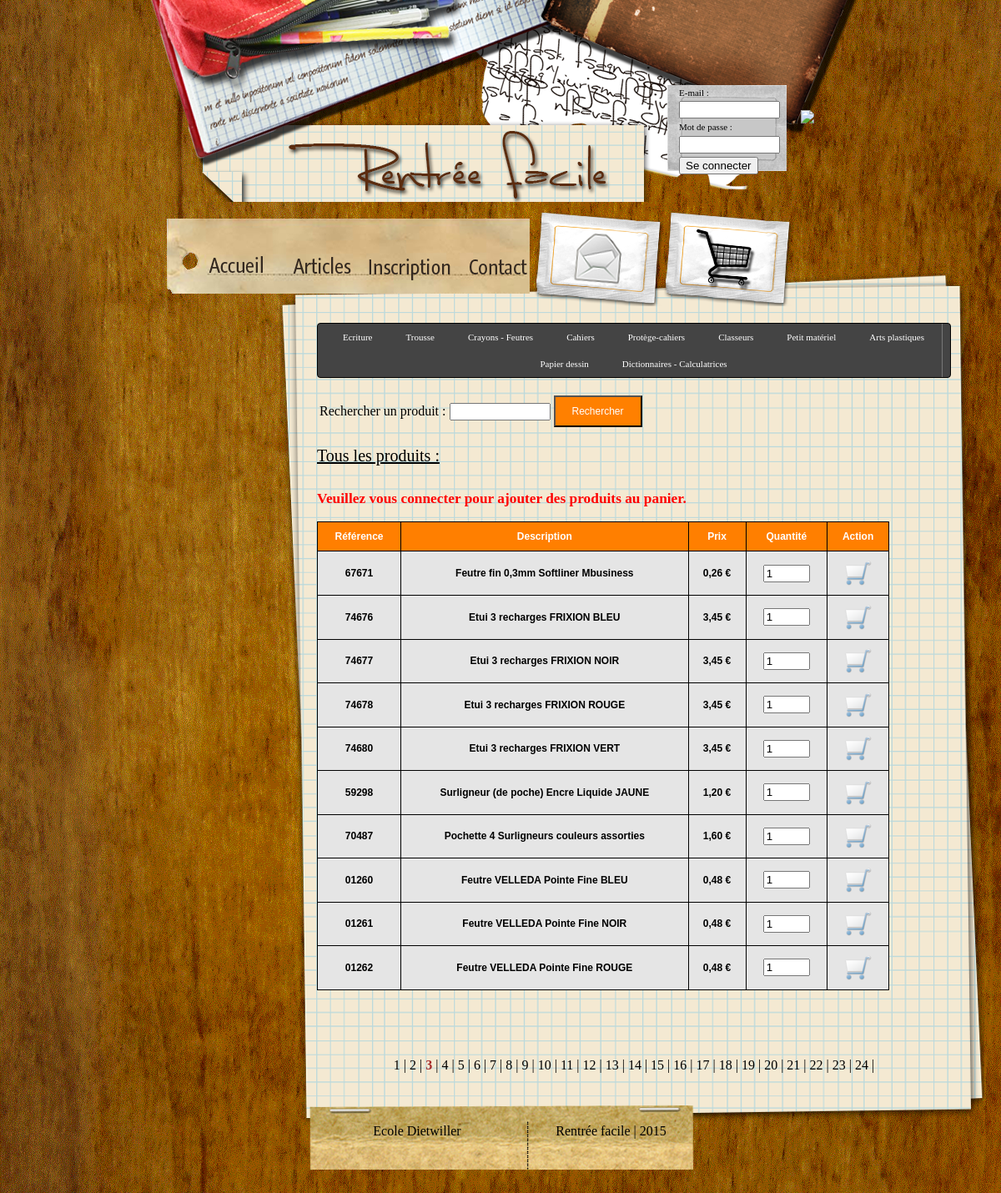
The page /fournitures/index.php?page=3 on the database its author committed.
### tables this page shows
CREATE TABLE Materiel(
	id_mat INT AUTO_INCREMENT NOT NULL,
	ref_mat VARCHAR(20) NOT NULL,
	desc_mat VARCHAR(50),
	prix_mat numeric(5,2),
	id_scat INT NOT NULL,
	PRIMARY KEY (id_mat),
	FOREIGN KEY (id_scat) REFERENCES Sous_categorie (id_scat)
);

### lib/lib_db.class.php (called while the page is built, shortened)
<?php
class DB_connection
{
	private $_connection;
	private $_result;
	public function DB_connection()
	{
		$this->_hostname = HOST;
		$this->_username = USER;
		$this->_password = PASS;
		$this->_database = DB;
		$this->_connection = @mysqli_connect($this->_hostname, $this->_username, $this->_password, $this->_database) or die ("Erreur de connexion &acirc; la base. ".mysql_error());
	}
	public function DB_query($requete)
	{
		$this->_result = @mysqli_query($this->_connection, $requete) or die ("Probl&egrave;me dans l'ex&eacute;cution de la requ&ecirc;te : $requete. ".mysql_error());
		return $this->_result;
	}
	public function DB_object()
	{
		$this->_row = @mysqli_fetch_object($this->_result);
		return $this->_row;
	}
	public function DB_count()
	{
		$this->_row = @mysqli_num_rows($this->_result);
		return $this->_row;
	}
}
?>

### inc/url.inc.php (called while the page is built)
<?php
function recuperer_url()
{
    $url=explode('/', $_SERVER['REQUEST_URI']);
	return $url;
}
?>

### lib/lib_fournitures.php (the view, shortened to what this page needs)
<?php
function afficherFournitures($panier, $rubrique="", $srubrique="", $recherche="")
{
	$db = new DB_connection();
	$query = 'SELECT jma FROM Date_limite';
	$db->DB_query($query);
	$now = Date("Y-m-d");
	$jma = Date("Y-m-d");
	if($db->DB_count() > 0)
	{
		if($date = $db->DB_object())
		{
			$now = new DateTime($now);
			$now = $now->format('Ymd');
			$jma = new DateTime($date->jma);
			$jma = $jma->format('Ymd');
		}
	}
	if(!empty($recherche))
	{
		$requete = 'SELECT ref_mat, desc_mat, prix_mat FROM Materiel WHERE desc_mat LIKE \'%'.$recherche.'%\' OR ref_mat = \''.$recherche.'\'';
	}
	else
	{
		$requete = 'SELECT m.ref_mat, m.desc_mat, m.prix_mat, sc.categorie, sc.scat FROM Materiel as m, Sous_categorie as sc WHERE m.id_scat = sc.id_scat';
	}
	$db->DB_query($requete);
	$nb_elems = 10;
	$nb_pages = ceil($db->DB_count() / $nb_elems);
	if(!empty($_GET["page"]))
	{
		$page = intval(htmlentities($_GET["page"], ENT_QUOTES));
	}
	else
		$page = 1;
	$debut = ($page - 1) * $nb_elems;
	$requete .= ' LIMIT '.$debut.', '.$nb_elems.'';
	echo "<div id=\"produits\">";
	if(isset($_SESSION["id_parent"]))
	{
		if($now < $jma)
		{
			if(isset($_GET["ref"]))
			{
				$requete2 = 'SELECT ref_mat FROM Materiel WHERE ref_mat = "'.$db->quote($_GET["ref"]).'"';
				$db->DB_query($requete2);
				if($db->DB_count() > 0)
				{
					$str = "L'article ".htmlentities($_GET["ref"], ENT_QUOTES)." a été ajouté au <a href=\"../panier\">panier</a>";
					if(isset($_GET["qte"]))
					{
						$s = htmlentities($_GET["qte"], ENT_QUOTES) > 1 ? "s" : "";
						$str .= " en ".htmlentities($_GET["qte"], ENT_QUOTES)." exemplaire".$s."&nbsp;";
					}
					echo "<span style=\"color:green; font-size:13pt\"><p><strong>$str</strong><img src=\"../../img/icon_OK.png\"></p></span>";
				}
			}
		}
		else
		{
			echo "<span style=\"color:red; font-size:13pt\"><p><strong>La date limite de commande est passée.</strong></p></span>";
		}
	}
	else
	{
		echo "<span style=\"color:red; font-size:13pt\"><p><strong>Veuillez vous connecter pour ajouter des produits au panier.</strong></p></span>";
	}
	$db->DB_query($requete);
	if($db->DB_count() > 0)
	{
		echo "<div class=\"liste\">";
		echo "<table>
				<tr>
					<td>Référence</td>
					<td>Description</td>
					<td>Prix</td>
					<td>Quantité</td>
					<td>Action</td>
				</tr>";
		while($mat = $db->DB_object())
		{
			echo "<form method=\"get\" action=\"\">";
			$tr = "<tr>";
			echo $tr;
				echo "<td>".$mat->ref_mat."</td>
				<td>".$mat->desc_mat."</td>
				<td>".number_format($mat->prix_mat, 2, ',', ' ')." €</td>";
				$td = "<td><input type=\"number\" name=\"qte\" value=\"1\" size=\"1\" min=\"1\" max=\"20\"></td>";
				echo $td;
				echo "<td><input type=\"submit\" title=\"Ajouter au panier\" value=\"\" class=\"ajPanier\"></td>";
				echo "</tr>";
				echo "</form>";
		}
		echo "</table>";
	}
	else
	{
		echo "<p>Aucun produit trouvé.</p>";
	}
	echo "</div></div>";
	echo "<div id=\"pages\">";
	$chemin = explode('/', recuperer_url()[4])[0];
	$script = explode('?', $chemin)[0];
	if($nb_pages > 1)
	{
		for($i=1; $i <= $nb_pages; ++$i)
		{
			if($page == $i)
				echo "<span style=\"font-weight:bold; color:brown\">".$i."</span> | ";
			else
			{
				if(aucun_arg($chemin))
					echo "<a href=".formater_url($script, urlencode($rubrique), urlencode($srubrique), urlencode($recherche))."?page=".$i.">".$i."</a>";
				else
					echo "<a href=".formater_url($script, urlencode($rubrique), urlencode($srubrique), urlencode($recherche))."&amp;page=".$i.">".$i."</a>";
				echo " | ";
			}
		}
	}
	echo "</div>";
}
function aucun_arg($url)
{
	if(!isset($_GET["cat"]) && !isset($_GET["scat"]) && !isset($_GET["find"]))
	{
		return true;
	}
}
function formater_url($script, $cat, $scat, $find)
{
	$str = $script;
	return $str;
}
?>

### css/style.css (style rules this page uses)
body { background-image:url(../img/background.gif) ; margin:0px 15% 10px 15%; }
#pages { text-align:center; }
#pages a:link, #pages a:visited { color:black; text-decoration:none; }
#produits { margin-top:30px; min-height:680px; }
.ajPanier { background:url(../img/panier.png); width:32px; height:32px; cursor:pointer; border:0; }
.liste { margin:0px;padding:0px; width:90%; border:1px solid #000000; -moz-border-radius-bottomleft:0px; -webkit-border-bottom-left-radius:0px; border-bottom-left-radius:0px; -moz-border-radius-bottomright:0px; -webkit-border-bottom-right-radius:0px; border-bottom-right-radius:0px; -moz-border-radius-topright:0px; -webkit-border-top-right-radius:0px; border-top-right-radius:0px; -moz-border-radius-topleft:0px; -webkit-border-top-left-radius:0px; border-top-left-radius:0px; }
.liste table { border-collapse: collapse; border-spacing: 0; width:100%; height:100%; margin:0px;padding:0px; }
.liste table tr:first-child td:first-child { -moz-border-radius-topleft:0px; -webkit-border-top-left-radius:0px; border-top-left-radius:0px; }
.liste table tr:first-child td:last-child { -moz-border-radius-topright:0px; -webkit-border-top-right-radius:0px; border-top-right-radius:0px; }
.liste td { vertical-align:middle; background-color:#e5e5e5; border:1px solid #000000; border-width:0px 1px 1px 0px; text-align:center; padding:10px; font-size:12px; font-family:Arial; font-weight:bold; color:#000000; }
.liste tr td:last-child { border-width:0px 0px 1px 0px; }
.liste tr:first-child td { background:-o-linear-gradient(bottom, #ff7f00 5%, #ff7f00 100%); background:-webkit-gradient( linear, left top, left bottom, color-stop(0.05, #ff7f00), color-stop(1, #ff7f00) ); background:-moz-linear-gradient( center top, #ff7f00 5%, #ff7f00 100% ); filter:progid:DXImageTransform.Microsoft.gradient(startColorstr="#ff7f00", endColorstr="#ff7f00"); background: -o-linear-gradient(top,#ff7f00,ff7f00); background-color:#ff7f00; border:0px solid #000000; text-align:center; border-width:0px 0px 1px 1px; font-size:12px; font-family:Arial; font-weight:bold; color:#ffffff; }
.liste tr:first-child td:first-child { border-width:0px 0px 1px 0px; }
.liste tr:first-child td:last-child { border-width:0px 0px 1px 1px; }

### rows shown on the page
materiel: ref_mat "67671", desc_mat "Feutre fin 0,3mm Softliner Mbusiness", prix_mat "0,26"
materiel: ref_mat "74676", desc_mat "Etui 3 recharges FRIXION BLEU", prix_mat "3,45"
materiel: ref_mat "74677", desc_mat "Etui 3 recharges FRIXION NOIR", prix_mat "3,45"
materiel: ref_mat "74678", desc_mat "Etui 3 recharges FRIXION ROUGE", prix_mat "3,45"
materiel: ref_mat "74680", desc_mat "Etui 3 recharges FRIXION VERT", prix_mat "3,45"
materiel: ref_mat "59298", desc_mat "Surligneur (de poche) Encre Liquide JAUNE", prix_mat "1,20"
materiel: ref_mat "70487", desc_mat "Pochette 4 Surligneurs couleurs assorties", prix_mat "1,60"
materiel: ref_mat "01260", desc_mat "Feutre VELLEDA Pointe Fine BLEU", prix_mat "0,48"
materiel: ref_mat "01261", desc_mat "Feutre VELLEDA Pointe Fine NOIR", prix_mat "0,48"
materiel: ref_mat "01262", desc_mat "Feutre VELLEDA Pointe Fine ROUGE", prix_mat "0,48"

### other values the page prints
$titres[$i++] "Ecriture"
$titres[$i++] "Trousse"
$titres[$i++] "Crayons - Feutres"
$titres[$i++] "Cahiers"
$titres[$i++] "Protège-cahiers"
$titres[$i++] "Classeurs"
$titres[$i++] "Petit matériel"
$titres[$i++] "Arts plastiques"
$titres[$i++] "Papier dessin"
$titres[$i++] "Dictionnaires - Calculatrices"
